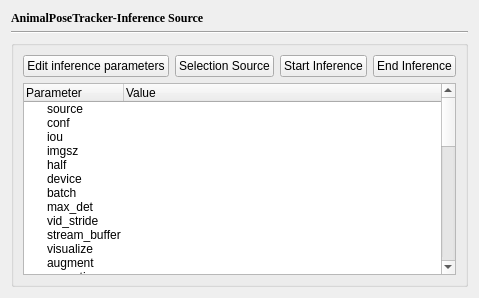
          <widget class="QWidget" name="InferenceSource">
           <attribute name="title">
            <string>Inference Source</string>
           </attribute>
           <layout class="QVBoxLayout" name="InferenceSourceLayout">
            <item>
             <widget class="QLabel" name="InferenceSourceLabel">
              <property name="font">
               <font>
                <family>Times New Roman</family>
                <bold>true</bold>
               </font>
              </property>
              <property name="text">
               <string>AnimalPoseTracker-Inference Source</string>
              </property>
              <property name="alignment">
               <set>Qt::AlignmentFlag::AlignLeading|Qt::AlignmentFlag::AlignLeft|Qt::AlignmentFlag::AlignVCenter</set>
              </property>
             </widget>
            </item>
            <item>
             <widget class="Line" name="InferenceSourceLine">
              <property name="orientation">
               <enum>Qt::Orientation::Horizontal</enum>
              </property>
             </widget>
            </item>
            <item>
             <widget class="QGroupBox" name="InferenceSourceGroup">
              <property name="title">
               <string/>
              </property>
              <layout class="QVBoxLayout" name="InferenceSourceGroupLayout">
               <item>
                <layout class="QVBoxLayout" name="InferenceConfigureGroupLayout">
                 <item>
                  <layout class="QHBoxLayout" name="InferenceSourceToolsLayout">
                   <item>
                    <widget class="QPushButton" name="EditInferenceParameters">
                     <property name="text">
                      <string>Edit inference parameters</string>
                     </property>
                    </widget>
                   </item>
                   <item>
                    <widget class="QPushButton" name="SelectionSource">
                     <property name="text">
                      <string>Selection Source</string>
                     </property>
                    </widget>
                   </item>
                   <item>
                    <widget class="QPushButton" name="StartInference">
                     <property name="text">
                      <string>Start Inference</string>
                     </property>
                    </widget>
                   </item>
                   <item>
                    <widget class="QPushButton" name="EndInference">
                     <property name="text">
                      <string>End Inference</string>
                     </property>
                    </widget>
                   </item>
                  </layout>
                 </item>
                 <item>
                  <widget class="QTreeWidget" name="InferenceConfigure">
                   <column>
                    <property name="text">
                     <string>Parameter</string>
                    </property>
                   </column>
                   <column>
                    <property name="text">
                     <string>Value</string>
                    </property>
                   </column>
                   <item>
                    <property name="text">
                     <string>source</string>
                    </property>
                   </item>
                   <item>
                    <property name="text">
                     <string>conf</string>
                    </property>
                    <property name="text">
                     <string/>
                    </property>
                   </item>
                   <item>
                    <property name="text">
                     <string>iou</string>
                    </property>
                   </item>
                   <item>
                    <property name="text">
                     <string>imgsz</string>
                    </property>
                   </item>
                   <item>
                    <property name="text">
                     <string>half</string>
                    </property>
                   </item>
                   <item>
                    <property name="text">
                     <string>device</string>
                    </property>
                   </item>
                   <item>
                    <property name="text">
                     <string>batch</string>
                    </property>
                   </item>
                   <item>
                    <property name="text">
                     <string>max_det</string>
                    </property>
                   </item>
                   <item>
                    <property name="text">
                     <string>vid_stride</string>
                    </property>
                   </item>
                   <item>
                    <property name="text">
                     <string>stream_buffer</string>
                    </property>
                   </item>
                   <item>
                    <property name="text">
                     <string>visualize</string>
                    </property>
                   </item>
                   <item>
                    <property name="text">
                     <string>augment</string>
                    </property>
                   </item>
                   <item>
                    <property name="text">
                     <string>agnostic_nms</string>
                    </property>
                   </item>
                   <item>
                    <property name="text">
                     <string>classes</string>
                    </property>
                   </item>
                   <item>
                    <property name="text">
                     <string>retina_masks</string>
                    </property>
                   </item>
                   <item>
                    <property name="text">
                     <string>embed</string>
                    </property>
                   </item>
                   <item>
                    <property name="text">
                     <string>project</string>
                    </property>
                   </item>
                   <item>
                    <property name="text">
                     <string>name</string>
                    </property>
                   </item>
                   <item>
                    <property name="text">
                     <string>stream</string>
                    </property>
                   </item>
                   <item>
                    <property name="text">
                     <string>verbose</string>
                    </property>
                   </item>
                   <item>
                    <property name="text">
                     <string>show</string>
                    </property>
                   </item>
                   <item>
                    <property name="text">
                     <string>save</string>
                    </property>
                   </item>
                   <item>
                    <property name="text">
                     <string>save_frame</string>
                    </property>
                   </item>
                   <item>
                    <property name="text">
                     <string>save_txt</string>
                    </property>
                   </item>
                   <item>
                    <property name="text">
                     <string>save_conf</string>
                    </property>
                   </item>
                   <item>
                    <property name="text">
                     <string>save_crop</string>
                    </property>
                   </item>
                   <item>
                    <property name="text">
                     <string>show_label</string>
                    </property>
                   </item>
                   <item>
                    <property name="text">
                     <string>show_conf</string>
                    </property>
                   </item>
                   <item>
                    <property name="text">
                     <string>show_boxes</string>
                    </property>
                   </item>
                   <item>
                    <property name="text">
                     <string>line_width</string>
                    </property>
                   </item>
                   <item>
                    <property name="text">
                     <string>font_size</string>
                    </property>
                   </item>
                   <item>
                    <property name="text">
                     <string>font</string>
                    </property>
                   </item>
                   <item>
                    <property name="text">
                     <string>pil</string>
                    </property>
                   </item>
                   <item>
                    <property name="text">
                     <string>kpt_radius</string>
                    </property>
                   </item>
                   <item>
                    <property name="text">
                     <string>kpt_line</string>
                    </property>
                   </item>
                   <item>
                    <property name="text">
                     <string>masks</string>
                    </property>
                   </item>
                   <item>
                    <property name="text">
                     <string>probs</string>
                    </property>
                   </item>
                   <item>
                    <property name="text">
                     <string>filename</string>
                    </property>
                   </item>
                   <item>
                    <property name="text">
                     <string>color_mode</string>
                    </property>
                   </item>
                   <item>
                    <property name="text">
                     <string>txt_color</string>
                    </property>
                   </item>
                  </widget>
                 </item>
                </layout>
               </item>
              </layout>
             </widget>
            </item>
           </layout>
          </widget>
